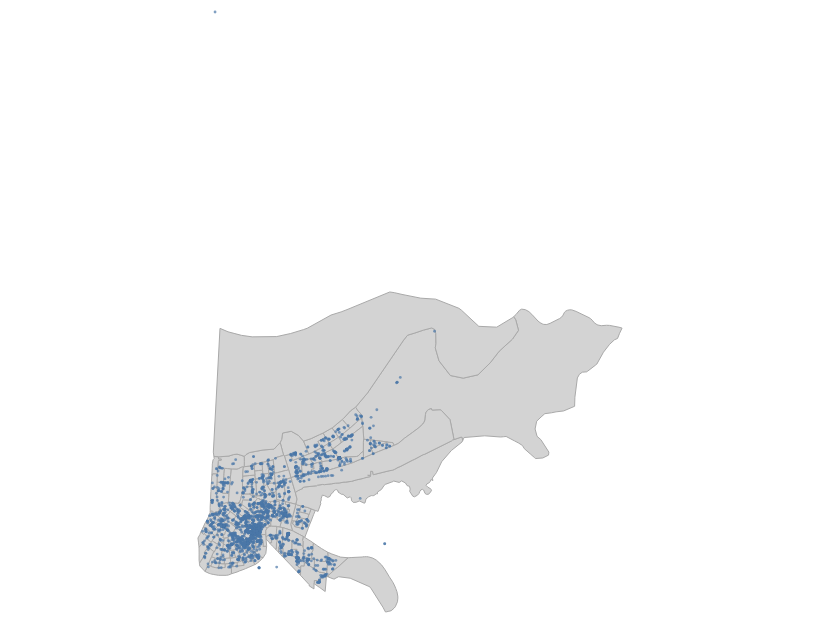

The code cell stored with this chart in its notebook:
### Code cell
basemap + decMap

### Figure 1 — Vega-Lite specification as saved in the notebook (floating-point values rounded to 4 significant figures; data arrays with more than 128 entries replaced by an {"elided": "..."} marker saying what was removed)
{"config": {"view": {"continuousWidth": 400, "continuousHeight": 300}}, "layer": [{"data": {"name": "data-9824682a152f4ca0b474050a39af2b94"}, "mark": {"type": "geoshape", "fill": "lightgray", "height": 1000, "stroke": "darkgray", "strokeWidth": 0.5, "width": 1000}, "projection": {"parallels": [31.17, 32.67], "rotate": [92.5, 0], "type": "conicConformal"}}, {"data": {"name": "data-85c966add1b9f5f999095e39e6dfec24"}, "mark": {"type": "circle", "size": 2}, "encoding": {"latitude": {"field": "latitude", "type": "quantitative"}, "longitude": {"field": "longitude", "type": "quantitative"}}}], "$schema": "https://vega.github.io/schema/vega-lite/v4.17.0.json", "datasets": {"data-9824682a152f4ca0b474050a39af2b94": {"elided": "184 records"}, "data-85c966add1b9f5f999095e39e6dfec24": {"elided": "2684 records"}}}
